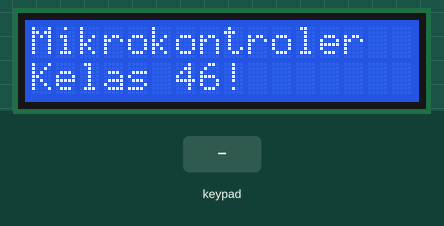
This sketch was run on a simulated Arduino Uno, built with avr-gcc and run on an emulated ATmega328P. On the bench: 16×2 character LCD. Inputs (shaded band) come from the test bench. What the sketch prints to the serial monitor is not drawn.

Above: at 1.2 s.
1.3 s: keypad keys 5 7 9 1 1 # pressed 0.4 s apart
At 3.7 s:
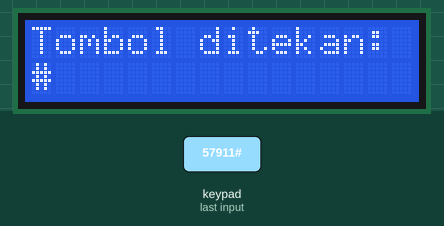
5.2 s: key 'A' pressed
At 6.0 s:
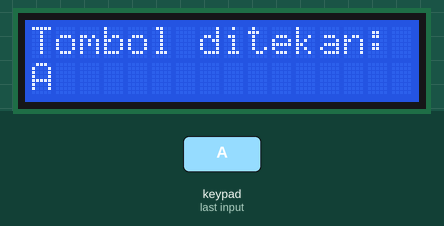
6.7 s: key 'B' pressed
At 7.3 s:
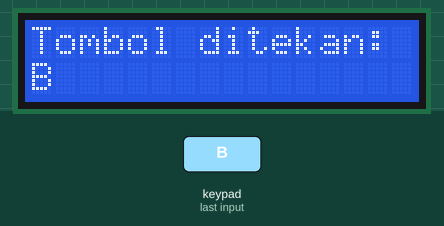
8.2 s: keypad keys 5 7 9 1 1 * pressed 0.4 s apart
At 11.6 s:
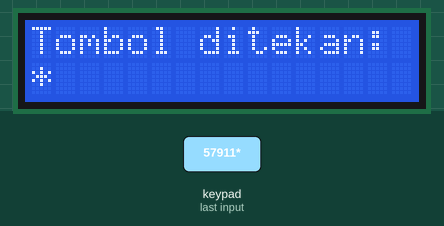
12.1 s: key 'C' pressed
At 13.3 s:
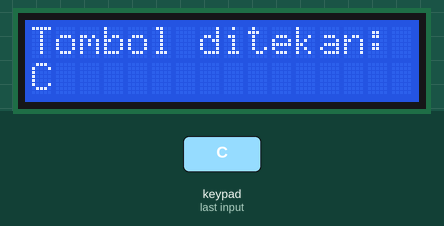
13.6 s: keypad keys 5 7 9 1 1 D pressed 0.4 s apart
At 15.4 s:
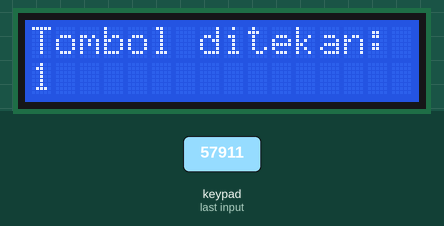
Timing chart, 0 to 16.9 s (numbered marks = the images above; inputs shaded):
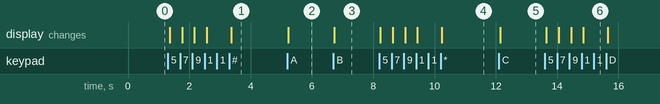

The sketch:

MC_Praktikum_5_kls47_4Juni26_LCD_I2C_Keypad_Mega2560.ino
```cpp
// PRAKTIKUM KE-5  KULIAH DARING MIKROKONTROLER
// MODUL ARDUINO MEGA 2560 PRO MINI dan MEMBRAN KEYPAD 4X4
// ANTI BOUNCHING
// KELAS 46-47 REGULER SORE
// 4 Juni 2026
// PENGAMPU: BUDI RAHMANI

#include <Keypad.h>
#include <Wire.h>
#include <LiquidCrystal_I2C.h>

LiquidCrystal_I2C lcd(0x27, 16, 2);  // set the LCD address to 0x27 for a 16 chars and 2 line display

const byte ROWS = 4;
const byte COLS = 4;

char keys[ROWS][COLS] = {
  { '1', '2', '3', 'A' },
  { '4', '5', '6', 'B' },
  { '7', '8', '9', 'C' },
  { '*', '0', '#', 'D' }
};

// byte rowPins[ROWS] = { 17, 19, 21, 23 };   // pin baris keypad
// byte colPins[COLS] = { 25, 27, 29, 31 };   // pin kolom keypad

byte rowPins[ROWS] = { 5, 7, 9, 11 };  // pin baris keypad
byte colPins[COLS] = { 13, 15, 17, 19 };  // pin kolom keypad

// byte rowPins[ROWS] = { 3, 5, 7, 9 };   // pin baris keypad
// byte colPins[COLS] = { 11, 13, 15, 17 };   // pin kolom keypad

Keypad keypad = Keypad(makeKeymap(keys), rowPins, colPins, ROWS, COLS);

void setup() {
  Serial.begin(115200);
  keypad.setDebounceTime(50);  // atur debounce agar tidak ganda

  lcd.init();  // initialize the lcd
  lcd.backlight();
  lcd.setCursor(0, 0);
  lcd.print("Mikrokontroler");
  lcd.setCursor(0, 1);
  lcd.print("Kelas 46!");
}

void loop() {
  char key = keypad.getKey();

  if (key != NO_KEY) {  // hanya jika ada tombol valid
    Serial.print("Key Pressed : ");
    Serial.println(key);
    lcd.clear();
    lcd.setCursor(0, 0);
    lcd.print("Tombol ditekan:");
    lcd.setCursor(0, 1);
    lcd.print(key);
  }
}
```

Measured:
- after the input at 1.3 s, the display: first changes after 0.06 s (image 1 shows a later state)
- after the input at 5.2 s, the display: changes at once (image 2)
- after the input at 6.7 s, the display: changes at once (image 3)
- after the input at 8.2 s, the display: first changes at once (image 4 shows a later state)
- after the input at 12.1 s, the display: changes after 0.05 s (image 5)
- after the input at 13.6 s, the display: first changes after 0.05 s (image 6 shows a later state)
